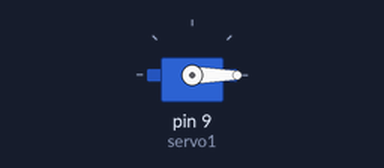
Recording of a sketch running on a simulated Arduino Uno, built with avr-gcc and run on an emulated ATmega328P. On the bench: servo.

Above: at 0.05 s.
At 1.0 s:
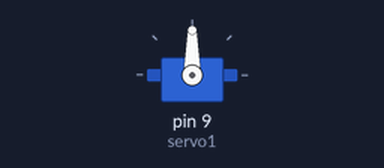
At 1.5 s:
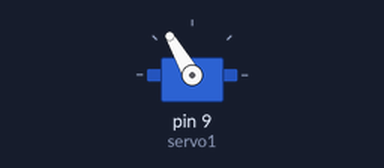
At 2.0 s:
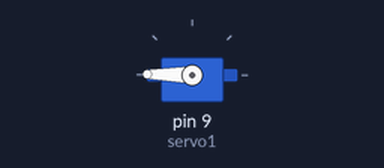
Timing chart, 0 to 5.8 s (numbered marks = the images above):
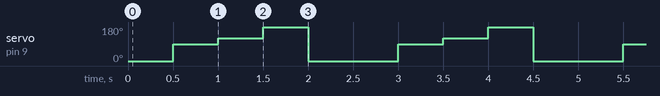

Measured:
- by itself, servo on pin 9 (servo1): repeats every 2.5 s: 120° 0.50 s, 179° 0.50 s, 0° 1.0 s, 90° 0.50 s

The sketch:

ServoMotor.ino
```cpp
#include <Servo.h>
Servo servo1;

void setup() {
  // put your setup code here, to run once:
  servo1.attach(9);
}

void loop() {
  // put your main code here, to run repeatedly:
  servo1.write(0);
  delay(500);
  servo1.write(90);
  delay(500);
  servo1.write(120);
  delay(500);
  servo1.write(179);
  delay(500);
  servo1.write(0);
  delay(500);

}
```
